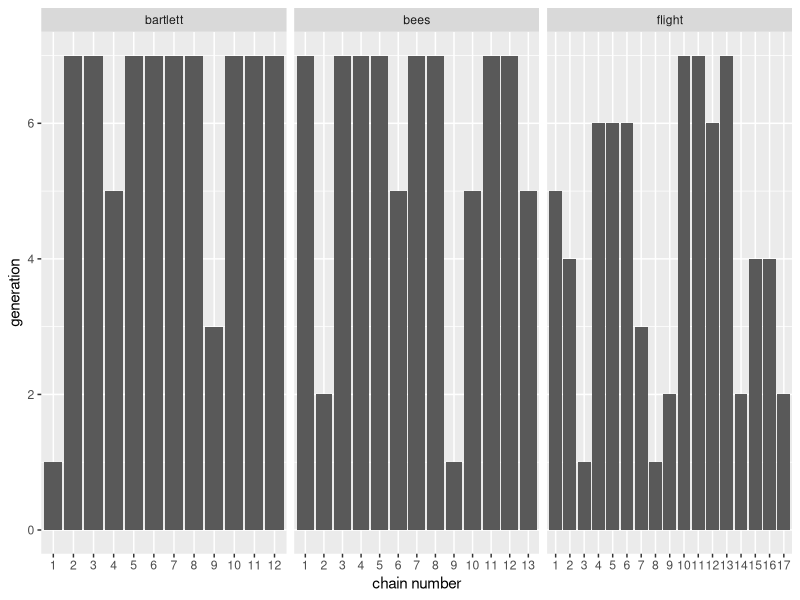

Source code (R):
library(tidyverse)

d = read_csv('data_raw_20180525.csv')

# inspect people who commented (specially on errors)
filter(d, comments != "")

# get the chain_number (not an elegant solution, unfortunately)
d$chain_number = as.integer(1)
for (i in 1:nrow(d)) {
  relevant_levels = filter(d, story_title == d$story_title[i])$chain %>% as.factor() %>% levels()
  d$chain_number[i] = which(relevant_levels == d$chain[i])
}
        
# how many chains/generations for which story
with(d, table(generation, chain_number, story_title))                                         
d %>% group_by(story_title, chain_number) %>% summarize(max_generation = max(generation)) %>% 
  mutate(chain_number = factor(chain_number, levels = 1:20)) %>% 
  ggplot(aes(x = chain_number, y = max_generation)) + 
  geom_bar(stat = 'identity') +
  facet_grid(~ story_title, scales = 'free') +
  xlab("chain number") + ylab("generation")

# look at the relevant bits of the data in order
dd = d %>% select(story_title, chain_number, generation, reproduction) %>% 
  arrange(story_title, chain_number, generation)

write.csv(dd, 'data_selection_ordered.csv')

